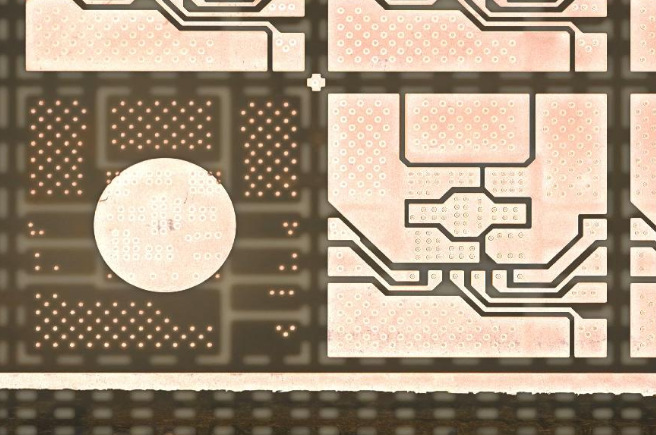
#> input picture aoi-system/frontend/src/assets/test.png, 656 x 435 px
$ python -i aoi_integration_example.py   (imports and definitions only)
#> lines starting #> are read from the running program, lines starting #| are printed output that depends on the picture; after the words box and inside, x2 and y2 are one past the last pixel; in counts of white or black regions, pixels touching at a corner belong together
#> further down, picture is the input picture: shape (435, 656, 3); mean B, G, R 129.4, 150.1, 167.1
"""
AOI 系統整合範例
Integration Example with AOI System

展示如何將旋轉角度檢測整合到現有的 AOI 系統
"""

import numpy as np
import cv2
from typing import Dict, Tuple, Optional


class RotationDetector:
    """旋轉角度檢測器類別"""

    def __init__(self, method='minAreaRect'):
        """
        初始化檢測器

        Args:
            method: 檢測方法 ('minAreaRect', 'pca', 'markers')
        """
        self.method = method

    def detect(self, image: np.ndarray, bbox: Optional[Dict] = None) -> Dict:
        """
        檢測物件旋轉角度

        Args:
            image: 輸入影像
            bbox: 物件邊界框 {'x1', 'y1', 'x2', 'y2'}（可選）

        Returns:
            結果字典：{
                'angle': 旋轉角度,
                'center': 中心座標,
                'success': 是否成功
            }
        """
        # 如果有 bbox，裁切影像
        if bbox:
            x1, y1 = bbox['x1'], bbox['y1']
            x2, y2 = bbox['x2'], bbox['y2']
            roi = image[y1:y2, x1:x2]
            offset = (x1, y1)
        else:
            roi = image
            offset = (0, 0)

        # 轉為灰階
        if len(roi.shape) == 3:
            gray = cv2.cvtColor(roi, cv2.COLOR_BGR2GRAY)
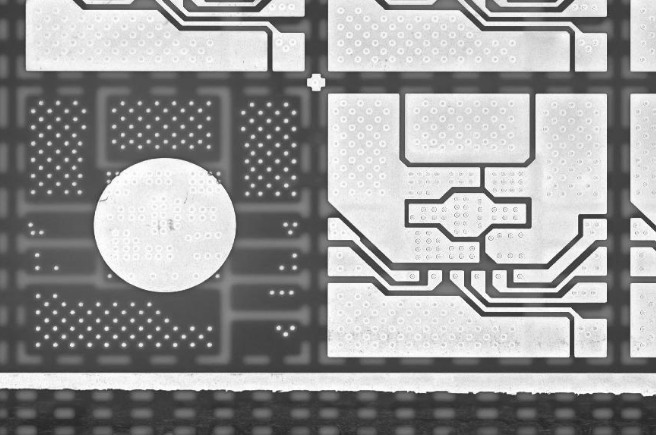
#> gray: shape (435, 656); min 33, max 254, mean 152.8
        else:
            gray = roi

        # 二值化
        _, binary = cv2.threshold(gray, 127, 255, cv2.THRESH_BINARY)
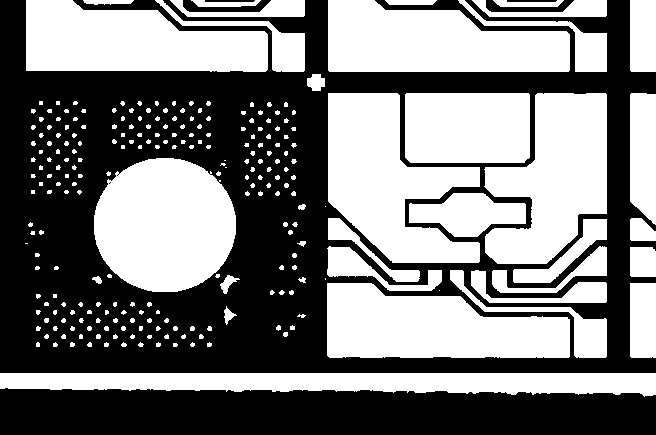
#> binary: shape (435, 656); 48.1% white; 248 white regions (159 under 20 px)

        # 尋找輪廓
        contours, _ = cv2.findContours(
            binary, cv2.RETR_EXTERNAL, cv2.CHAIN_APPROX_SIMPLE
        )
#> contours = 248 contours, 214 with area under 20; largest, box (x1, y1, x2, y2) and area: (94, 158, 236, 292) 14876, (328, 93, 480, 263) 14532, (484, 93, 607, 264) 13366, (327, 283, 570, 358) 13300, (328, 0, 570, 72) 13135

        if len(contours) == 0:
            return {'success': False, 'angle': 0, 'center': (0, 0)}

        # 取最大輪廓
        largest_contour = max(contours, key=cv2.contourArea)
#> largest_contour = contour of 222 points, box (x1, y1, x2, y2) (94, 158, 236, 292), area 14876

        # 根據方法檢測角度
        if self.method == 'minAreaRect':
            angle, center = self._detect_with_min_area_rect(largest_contour)
        elif self.method == 'pca':
            angle, center = self._detect_with_pca(largest_contour)
        else:
            return {'success': False, 'angle': 0, 'center': (0, 0)}

        # 加上偏移
        center = (center[0] + offset[0], center[1] + offset[1])

        return {
            'success': True,
            'angle': angle,
            'center': center,
            'method': self.method
        }

    def _detect_with_min_area_rect(self, contour) -> Tuple[float, Tuple[int, int]]:
        """使用最小面積矩形檢測"""
        rect = cv2.minAreaRect(contour)
#> rect = ((164.5, 224.5), (133, 141), -90)
        center, size, angle = rect
#> center = (164.5, 224.5); size = (133, 141); angle = -90

        # 角度正規化
        if size[0] < size[1]:
            angle = angle + 90
#> angle = 0

        return angle, (int(center[0]), int(center[1]))

    # [21 lines left out: function _detect_with_pca, not called in this run]


class AOIWithRotation:
    """
    整合旋轉檢測的 AOI 系統
    模擬與後端 API 的整合
    """

    def __init__(self):
        self.rotation_detector = RotationDetector(method='minAreaRect')

    # [286 lines left out: functions inspect_and_pick, _simulate_aoi_inspection, _generate_pick_command, demo_integration, flask_api_example, not called in this run]


# [39 lines not run here, left out]

>>> import cv2
>>> picture = cv2.imread('../../../aoi-system/frontend/src/assets/test.png')
>>> result = RotationDetector().detect(picture)
#> in detect, `angle, center = self._detect_with_min_area_rect(largest_contour)`: center = (164, 224)
#> result = {'success': True, 'angle': 0, 'center': (164, 224), 'method': 'minAreaRect'}
